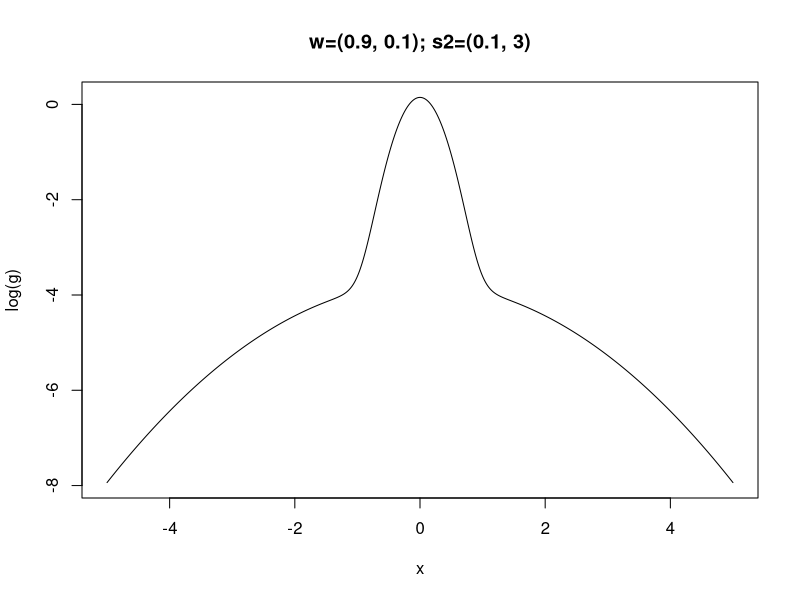
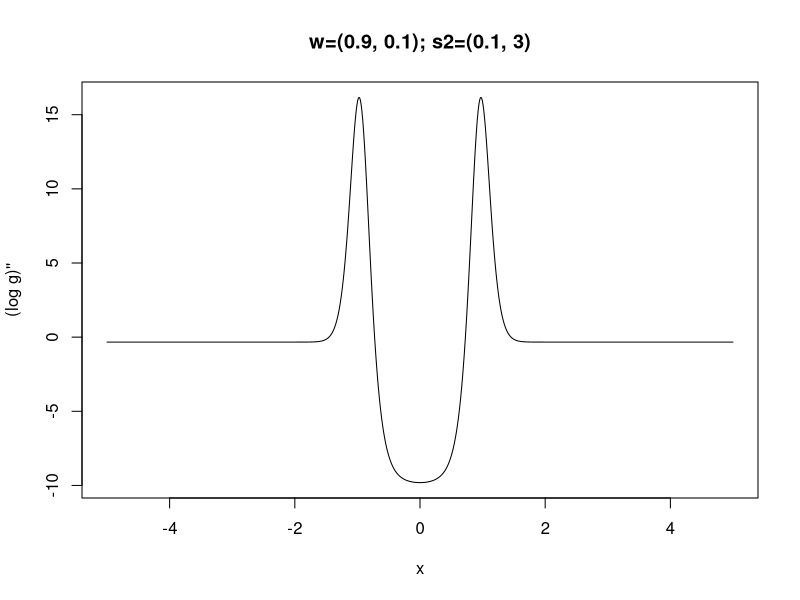
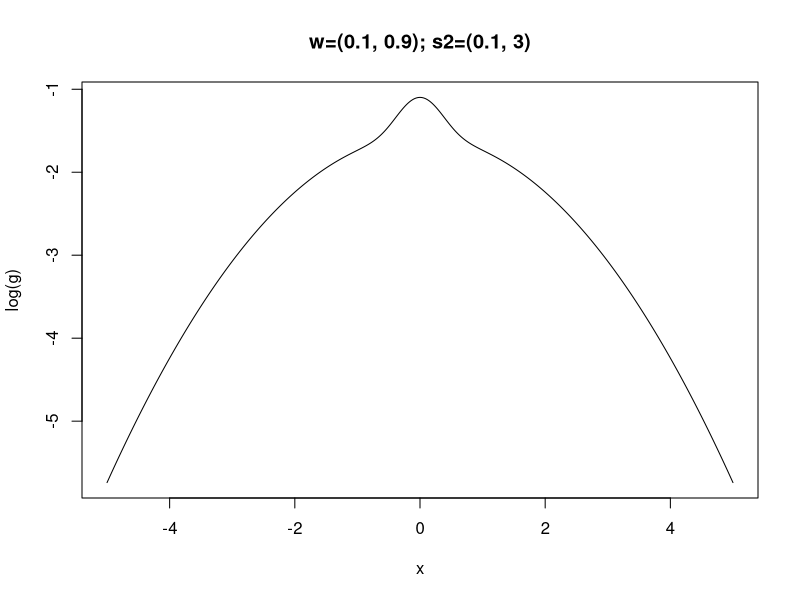
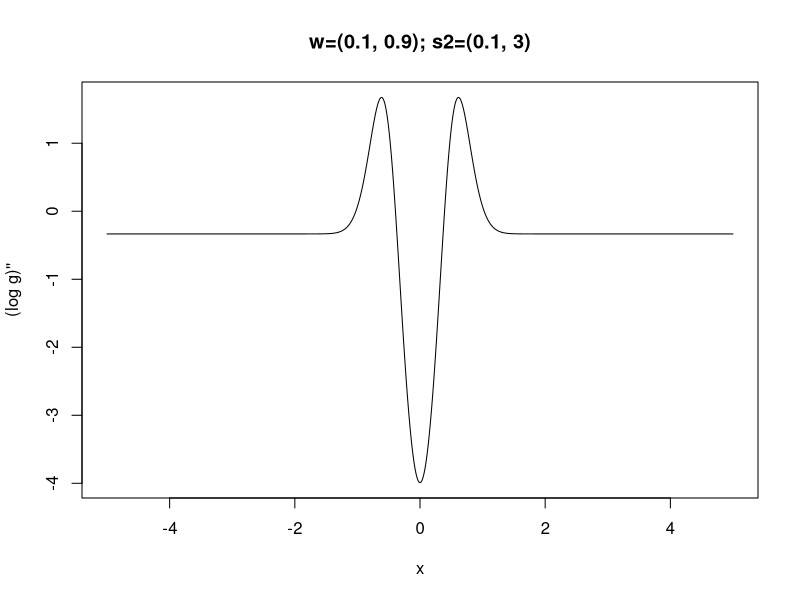
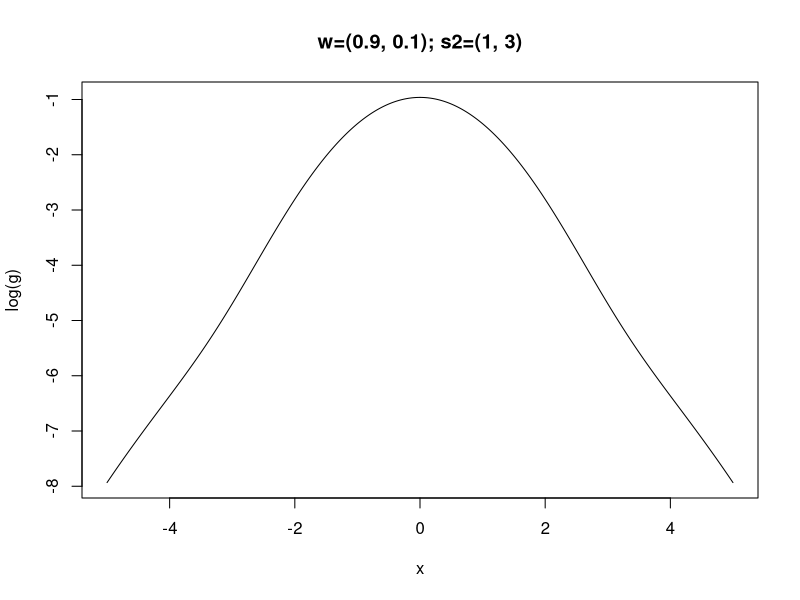
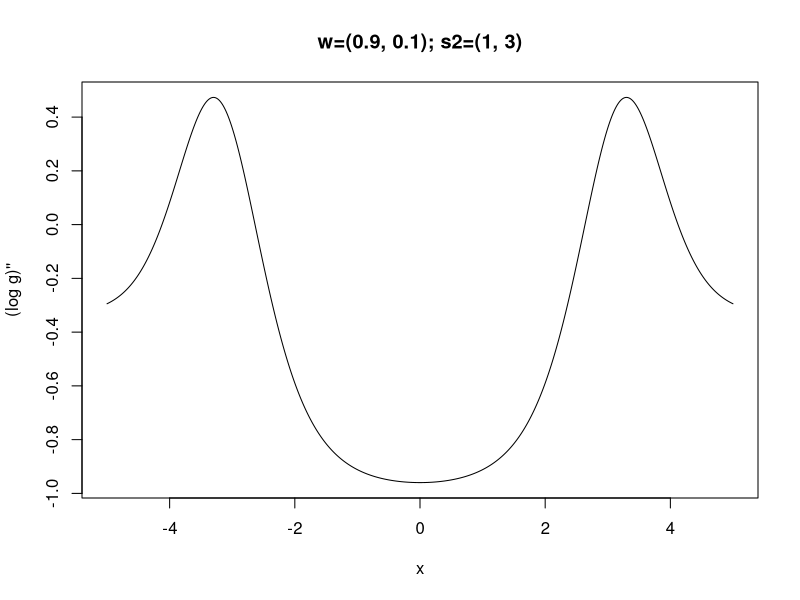
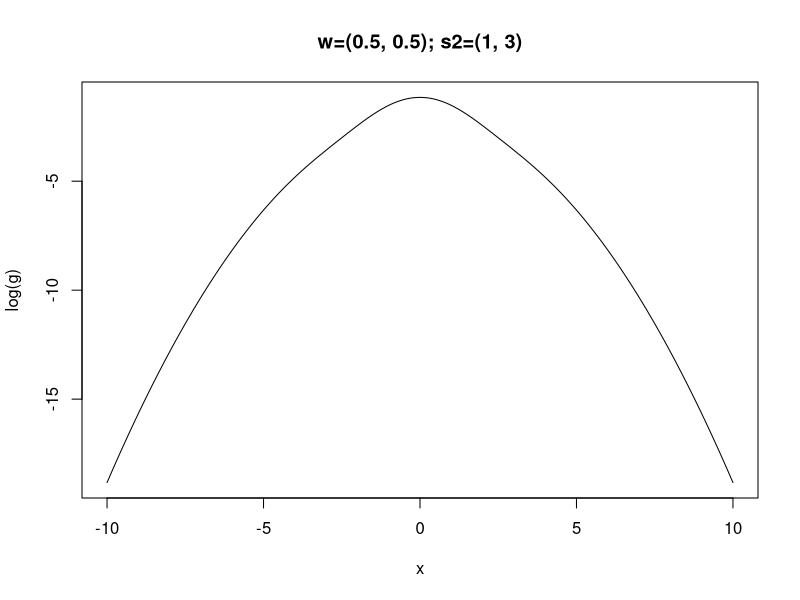
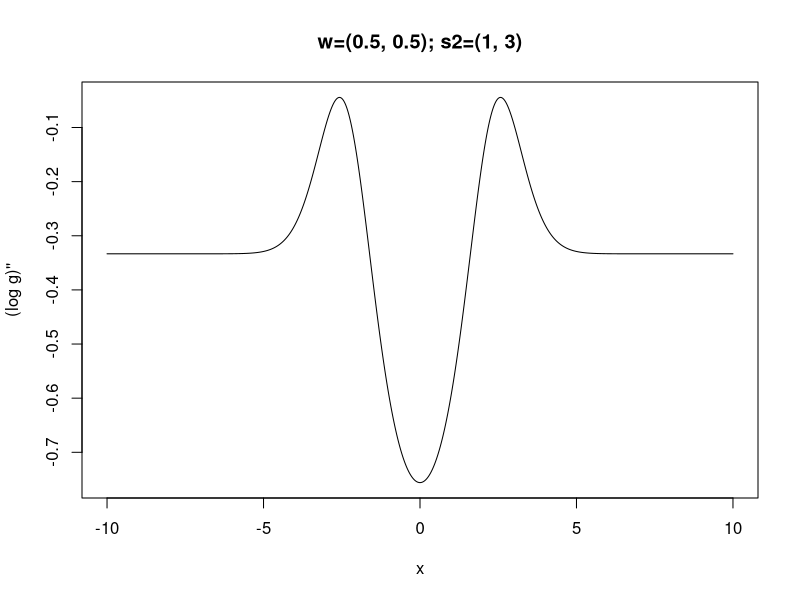

These figures' R source, in order:
## ---- chunk 1
#'second derivative of log g(x) where g() is a mixture of Gaussian
#'@param x observation, a scalar.
#'@param w mixture weights.
#'@param s2 variances of mixture components.
lg_d2 = function(x,w,s2){
  n1 = sum(w/sqrt(2*pi*s2)*exp(-x^2/2/s2)*((x/s2)^2-1/s2))
  d = sum(w/sqrt(2*pi*s2)*exp(-x^2/2/s2))
  n2 = -sum(w/sqrt(2*pi*s2)*exp(-x^2/2/s2)*x/s2)
  return(n1/d - (n2/d)^2)
}

#'second derivative of log g(x) where g() is a mixture of Gaussian
#'x is a vector
lg_d2_vec = function(x,w,s2){
  n = length(x)
  out = rep(0,n)
  for(i in 1:n){
    out[i] = lg_d2(x[i],w,s2)
  }
  return(out)
}

#'density of log g(x)
#'x is a scalar
lg = function(x,w,s2){
  return(log(sum(w/sqrt(2*pi*s2)*exp(-x^2/2/s2))))
}

#'density of log g(x)
#'x is a vector
lg_vec = function(x,w,s2){
  n = length(x)
  out = rep(0,n)
  for(i in 1:n){
    out[i] = lg(x[i],w,s2)
  }
  return(out)
}

plot_lg = function(x,w,s2){
  plot(x,lg_vec(x,w,s2),type='l',xlab='x',ylab='log(g)',
       main=paste('w=(',paste(w,collapse = ", "),'); s2=(',paste(round(s2,2),collapse = ", "),')',sep=''))
}

plot_lg_d2 = function(x,w,s2){
  plot(x,lg_d2_vec(x,w,s2),type='l',xlab='x',ylab="(log g)''",
       main=paste('w=(',paste(w,collapse = ", "),'); s2=(',paste(round(s2,2),collapse = ", "),')',sep=''))
}
## ---- chunk 2
x = seq(-5,5,length.out = 1000)
w = c(0.9,0.1)
s2 = c(0.1,3)
plot_lg(x,w,s2)
plot_lg_d2(x,w,s2)
## ---- chunk 3
x = seq(-5,5,length.out = 1000)
w = c(0.1,0.9)
s2 = c(0.1,3)
plot_lg(x,w,s2)
plot_lg_d2(x,w,s2)
## ---- chunk 4
x = seq(-5,5,length.out = 1000)
w = c(0.9,0.1)
s2 = c(1,3)
plot_lg(x,w,s2)
plot_lg_d2(x,w,s2)
## ---- chunk 5
x = seq(-10,10,length.out = 1000)
w = c(0.5,0.5)
s2 = c(1,3)
plot_lg(x,w,s2)
plot_lg_d2(x,w,s2)
## ---- chunk 6
x = seq(-10,10,length.out = 1000)
w = c(0.1,0.9)
s2 = c(1,3)
plot_lg(x,w,s2)
plot_lg_d2(x,w,s2)
## ---- chunk 7
x = seq(-20,20,length.out = 1000)
w = c(0.9,0.1)
s2 = c(2,3)
plot_lg(x,w,s2)
plot_lg_d2(x,w,s2)
## ---- chunk 8
x = seq(-5,5,length.out = 1000)
w = c(0.9,0.1)
s2 = c(0.2,0.3)
plot_lg(x,w,s2)
plot_lg_d2(x,w,s2)
